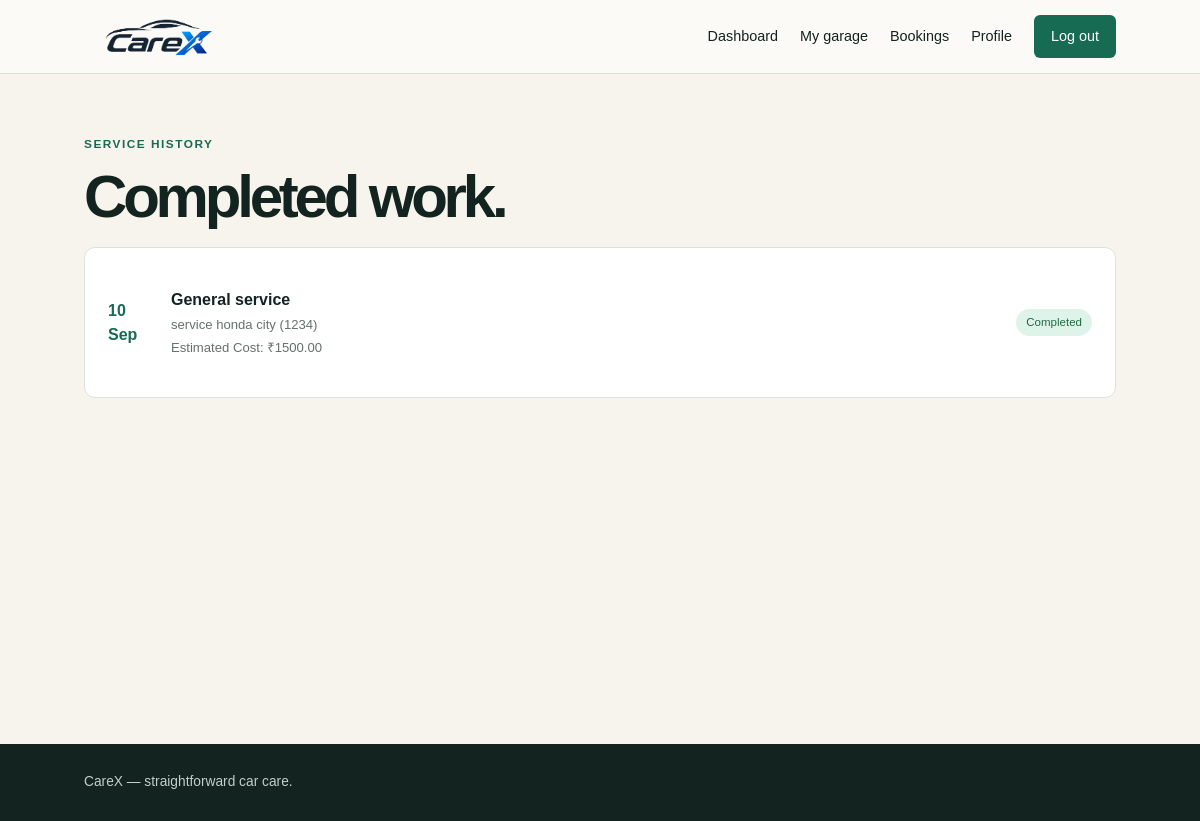
Page /history/ (signed in) on the committed database.
### core/models.py (models this page shows, shortened)
class ServiceBooking(models.Model):
    class ServiceType(models.TextChoices):
        GENERAL = "GENERAL", "General service"
        OIL = "OIL", "Oil & filter change"
        BRAKES = "BRAKES", "Brake inspection"
        TYRES = "TYRES", "Tyre service"
        REPAIR = "REPAIR", "Repair / diagnostics"
    class Status(models.TextChoices):
        PENDING = "PENDING", "Pending"
        CONFIRMED = "CONFIRMED", "Confirmed"
        IN_PROGRESS = "IN_PROGRESS", "In progress"
        COMPLETED = "COMPLETED", "Completed"
        CANCELLED = "CANCELLED", "Cancelled"
    vehicle = models.ForeignKey(Vehicle, on_delete=models.CASCADE, related_name="bookings")
    service_type = models.CharField(max_length=20, choices=ServiceType.choices)
    preferred_date = models.DateField()
    preferred_time = models.TimeField()
    notes = models.TextField(blank=True)
    status = models.CharField(max_length=20, choices=Status.choices, default=Status.PENDING)
    estimated_cost = models.DecimalField(max_digits=10, decimal_places=2, null=True, blank=True)
    created_at = models.DateTimeField(auto_now_add=True)
    updated_at = models.DateTimeField(auto_now=True)
    class Meta:
        ordering = ["-preferred_date", "-preferred_time"]

class Vehicle(models.Model):
    owner = models.ForeignKey(settings.AUTH_USER_MODEL, on_delete=models.CASCADE, related_name="vehicles")
    make = models.CharField(max_length=60)
    model = models.CharField(max_length=60)
    registration_number = models.CharField(max_length=20, unique=True)
    year = models.PositiveIntegerField()
    color = models.CharField(max_length=30, blank=True)
    mileage = models.PositiveIntegerField(default=0, help_text="Current odometer reading in km")
    created_at = models.DateTimeField(auto_now_add=True)
    class Meta:
        ordering = ["-created_at"]
    def __str__(self):
        return f"{self.make} {self.model} ({self.registration_number})"

### core/views.py (the view)
# urls.py: path("history/", views.history, name="history"),
@login_required
def history(request):
    items = ServiceBooking.objects.filter(vehicle__owner=request.user, status="COMPLETED")
    return render(request, "history.html", {"bookings": items})

### templates/history.html
{% extends 'base.html' %}
{% block content %}
<p class="eyebrow">SERVICE HISTORY</p>
<h1>Completed work.</h1>
<div class="panel">
    {% for booking in bookings %}
    <div class="booking-row">
        <span class="date">{{ booking.preferred_date|date:'d M' }}</span>
        <span>
            <b>{{ booking.get_service_type_display }}</b>
            <small>{{ booking.vehicle }}</small>
            <small>Estimated Cost: ₹{{ booking.estimated_cost }}</small>
        </span>
        <i class="status completed">Completed</i>
    </div>
    {% empty %}
        <p class="empty">Your completed services will appear here.</p>
    {% endfor %}
</div>
{% endblock %}

### static/css/style.css (style rules this page uses)
:root { --ink: #13231f; --muted: #64716d; --cream: #f6f4ed; --green: #176b52; --lime: #d8f067; --line: #dce2dd; }
* { box-sizing: border-box; }
body { margin: 0; background: var(--cream); color: var(--ink); font-family: Arial, sans-serif; line-height: 1.5; }
.eyebrow { font-size: .74rem; font-weight: bold; letter-spacing: 1.5px; color: var(--green); margin: 0 0 12px; }
h1 { font-size: clamp(2.2rem, 5vw, 4.6rem); letter-spacing: -.07em; line-height: 1.02; margin: 0 0 20px; }

### static/css/dashboard.css (style rules this page uses)
.stats>div, .panel { background:#fff; border:1px solid var(--line); border-radius:11px; padding:23px; }
.booking-row { padding:17px 0; border-bottom:1px solid var(--line); display:flex; align-items:center; gap:16px; color:var(--ink); }
.booking-row:last-child { border-bottom:0; }
.date { width:47px; color:var(--green); font-weight:bold; }
.booking-row b, .booking-row small { display:block; }
.booking-row small { color:var(--muted); font-size:.82rem; margin-top:3px; }
.status { margin-left:auto; border-radius:20px; padding:5px 10px; font-size:.72rem; font-style:normal; background:#eef1ef; color:#50605a; white-space:nowrap; }
.status.confirmed, .status.completed { background:#dff4e8; color:#1b6c43; }

### rows in the picture
ServiceBooking: preferred_date "10 Sep", service_type "General service", vehicle "service honda city (1234)", estimated_cost "1500.00"
